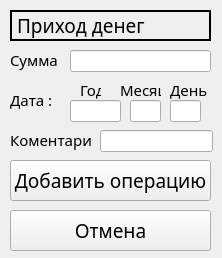
<?xml version="1.0" encoding="UTF-8"?>
<ui version="4.0">
 <class>Form</class>
 <widget class="QWidget" name="Form">
  <property name="geometry">
   <rect>
    <x>0</x>
    <y>0</y>
    <width>222</width>
    <height>258</height>
   </rect>
  </property>
  <property name="windowTitle">
   <string>Form</string>
  </property>
  <widget class="QLabel" name="label_5">
   <property name="geometry">
    <rect>
     <x>10</x>
     <y>10</y>
     <width>201</width>
     <height>31</height>
    </rect>
   </property>
   <property name="font">
    <font>
     <family>Bahnschrift Condensed</family>
     <pointsize>14</pointsize>
     <weight>50</weight>
     <bold>false</bold>
    </font>
   </property>
   <property name="contextMenuPolicy">
    <enum>Qt::ActionsContextMenu</enum>
   </property>
   <property name="frameShape">
    <enum>QFrame::WinPanel</enum>
   </property>
   <property name="text">
    <string>Приход денег</string>
   </property>
  </widget>
  <widget class="QLabel" name="label_6">
   <property name="geometry">
    <rect>
     <x>10</x>
     <y>50</y>
     <width>51</width>
     <height>20</height>
    </rect>
   </property>
   <property name="font">
    <font>
     <family>Bahnschrift Condensed</family>
     <pointsize>11</pointsize>
     <weight>50</weight>
     <bold>false</bold>
    </font>
   </property>
   <property name="text">
    <string>Сумма :</string>
   </property>
  </widget>
  <widget class="QLineEdit" name="lineEdit">
   <property name="geometry">
    <rect>
     <x>70</x>
     <y>50</y>
     <width>141</width>
     <height>22</height>
    </rect>
   </property>
  </widget>
  <widget class="QLabel" name="label_7">
   <property name="geometry">
    <rect>
     <x>10</x>
     <y>90</y>
     <width>41</width>
     <height>20</height>
    </rect>
   </property>
   <property name="font">
    <font>
     <family>Bahnschrift Condensed</family>
     <pointsize>11</pointsize>
     <weight>50</weight>
     <bold>false</bold>
    </font>
   </property>
   <property name="text">
    <string>Дата :</string>
   </property>
  </widget>
  <widget class="QLineEdit" name="yeart">
   <property name="geometry">
    <rect>
     <x>70</x>
     <y>100</y>
     <width>51</width>
     <height>22</height>
    </rect>
   </property>
  </widget>
  <widget class="QLabel" name="label_8">
   <property name="geometry">
    <rect>
     <x>10</x>
     <y>130</y>
     <width>81</width>
     <height>20</height>
    </rect>
   </property>
   <property name="font">
    <font>
     <family>Bahnschrift Condensed</family>
     <pointsize>11</pointsize>
     <weight>50</weight>
     <bold>false</bold>
    </font>
   </property>
   <property name="text">
    <string>Коментарий :</string>
   </property>
  </widget>
  <widget class="QLineEdit" name="lineEdit_3">
   <property name="geometry">
    <rect>
     <x>100</x>
     <y>130</y>
     <width>113</width>
     <height>22</height>
    </rect>
   </property>
   <property name="text">
    <string/>
   </property>
  </widget>
  <widget class="QPushButton" name="pushButton_2">
   <property name="geometry">
    <rect>
     <x>10</x>
     <y>210</y>
     <width>201</width>
     <height>41</height>
    </rect>
   </property>
   <property name="font">
    <font>
     <family>Bahnschrift Condensed</family>
     <pointsize>14</pointsize>
    </font>
   </property>
   <property name="text">
    <string>Отмена</string>
   </property>
  </widget>
  <widget class="QPushButton" name="pushButton">
   <property name="geometry">
    <rect>
     <x>10</x>
     <y>160</y>
     <width>201</width>
     <height>41</height>
    </rect>
   </property>
   <property name="font">
    <font>
     <family>Bahnschrift Condensed</family>
     <pointsize>14</pointsize>
    </font>
   </property>
   <property name="text">
    <string>Добавить операцию</string>
   </property>
  </widget>
  <widget class="QLineEdit" name="mountht">
   <property name="geometry">
    <rect>
     <x>130</x>
     <y>100</y>
     <width>31</width>
     <height>22</height>
    </rect>
   </property>
  </widget>
  <widget class="QLineEdit" name="dayt">
   <property name="geometry">
    <rect>
     <x>170</x>
     <y>100</y>
     <width>31</width>
     <height>22</height>
    </rect>
   </property>
  </widget>
  <widget class="QLabel" name="label_9">
   <property name="geometry">
    <rect>
     <x>80</x>
     <y>80</y>
     <width>21</width>
     <height>20</height>
    </rect>
   </property>
   <property name="font">
    <font>
     <family>Bahnschrift Condensed</family>
     <pointsize>11</pointsize>
     <weight>50</weight>
     <bold>false</bold>
    </font>
   </property>
   <property name="text">
    <string>Год</string>
   </property>
  </widget>
  <widget class="QLabel" name="label_10">
   <property name="geometry">
    <rect>
     <x>120</x>
     <y>80</y>
     <width>41</width>
     <height>20</height>
    </rect>
   </property>
   <property name="font">
    <font>
     <family>Bahnschrift Condensed</family>
     <pointsize>11</pointsize>
     <weight>50</weight>
     <bold>false</bold>
    </font>
   </property>
   <property name="text">
    <string>Месяц</string>
   </property>
  </widget>
  <widget class="QLabel" name="label_11">
   <property name="geometry">
    <rect>
     <x>170</x>
     <y>80</y>
     <width>41</width>
     <height>20</height>
    </rect>
   </property>
   <property name="font">
    <font>
     <family>Bahnschrift Condensed</family>
     <pointsize>11</pointsize>
     <weight>50</weight>
     <bold>false</bold>
    </font>
   </property>
   <property name="text">
    <string>День</string>
   </property>
  </widget>
 </widget>
 <resources/>
 <connections/>
</ui>
